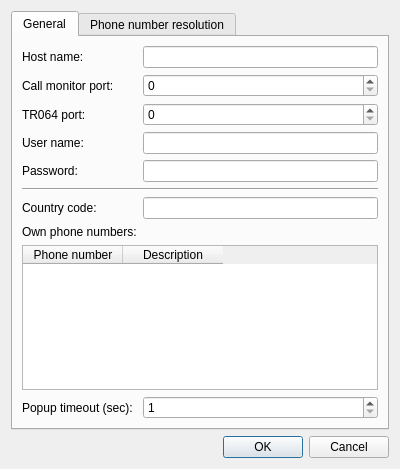
<?xml version="1.0" encoding="UTF-8"?>
<ui version="4.0">
 <class>SettingsDialog</class>
 <widget class="QDialog" name="SettingsDialog">
  <property name="geometry">
   <rect>
    <x>0</x>
    <y>0</y>
    <width>400</width>
    <height>469</height>
   </rect>
  </property>
  <property name="windowTitle">
   <string>Settings</string>
  </property>
  <property name="windowIcon">
   <iconset>
    <normalon>:/fritzcallindicator.png</normalon>
   </iconset>
  </property>
  <property name="locale">
   <locale language="English" country="UnitedKingdom"/>
  </property>
  <layout class="QVBoxLayout" name="verticalLayout_2">
   <item>
    <widget class="QTabWidget" name="tabWidget">
     <property name="currentIndex">
      <number>0</number>
     </property>
     <widget class="QWidget" name="tab_general">
      <attribute name="title">
       <string>General</string>
      </attribute>
      <layout class="QFormLayout" name="formLayout_2">
       <item row="0" column="0">
        <widget class="QLabel" name="lblHost">
         <property name="text">
          <string>Host name:</string>
         </property>
        </widget>
       </item>
       <item row="0" column="1">
        <widget class="QLineEdit" name="lineEditHost">
         <property name="text">
          <string/>
         </property>
         <property name="maxLength">
          <number>30</number>
         </property>
        </widget>
       </item>
       <item row="1" column="0">
        <widget class="QLabel" name="lblCallMonitorPort">
         <property name="text">
          <string>Call monitor port:</string>
         </property>
        </widget>
       </item>
       <item row="1" column="1">
        <widget class="QSpinBox" name="spinBoxCallMonitorPort">
         <property name="maximum">
          <number>9999</number>
         </property>
         <property name="value">
          <number>0</number>
         </property>
        </widget>
       </item>
       <item row="2" column="0">
        <widget class="QLabel" name="lblCallTR064Port">
         <property name="text">
          <string>TR064 port:</string>
         </property>
        </widget>
       </item>
       <item row="2" column="1">
        <widget class="QSpinBox" name="spinBoxTR064Port">
         <property name="maximum">
          <number>99999</number>
         </property>
        </widget>
       </item>
       <item row="3" column="0">
        <widget class="QLabel" name="lblUserName">
         <property name="text">
          <string>User name:</string>
         </property>
        </widget>
       </item>
       <item row="3" column="1">
        <widget class="QLineEdit" name="lineEditUserName">
         <property name="toolTip">
          <string>FRITZ!Box user with call list and phonebook access</string>
         </property>
        </widget>
       </item>
       <item row="4" column="0">
        <widget class="QLabel" name="lblPassword">
         <property name="text">
          <string>Password:</string>
         </property>
        </widget>
       </item>
       <item row="4" column="1">
        <widget class="QLineEdit" name="lineEditPassword">
         <property name="toolTip">
          <string>Attention: Password is not encrypted!</string>
         </property>
         <property name="echoMode">
          <enum>QLineEdit::EchoMode::Password</enum>
         </property>
        </widget>
       </item>
       <item row="5" column="0" colspan="2">
        <widget class="Line" name="line">
         <property name="orientation">
          <enum>Qt::Orientation::Horizontal</enum>
         </property>
        </widget>
       </item>
       <item row="6" column="0">
        <widget class="QLabel" name="lblCountryCode">
         <property name="text">
          <string>Country code:</string>
         </property>
        </widget>
       </item>
       <item row="6" column="1">
        <widget class="QLineEdit" name="lineEditCountryCode">
         <property name="text">
          <string/>
         </property>
        </widget>
       </item>
       <item row="7" column="0">
        <widget class="QLabel" name="lblOwnNumbers">
         <property name="text">
          <string>Own phone numbers:</string>
         </property>
        </widget>
       </item>
       <item row="8" column="0" colspan="2">
        <widget class="QTableWidget" name="tableOwnNumbers">
         <property name="alternatingRowColors">
          <bool>true</bool>
         </property>
         <property name="wordWrap">
          <bool>false</bool>
         </property>
         <property name="cornerButtonEnabled">
          <bool>false</bool>
         </property>
         <attribute name="horizontalHeaderHighlightSections">
          <bool>false</bool>
         </attribute>
         <attribute name="verticalHeaderVisible">
          <bool>false</bool>
         </attribute>
         <column>
          <property name="text">
           <string>Phone number</string>
          </property>
         </column>
         <column>
          <property name="text">
           <string>Description</string>
          </property>
         </column>
        </widget>
       </item>
       <item row="9" column="0">
        <widget class="QLabel" name="lblTimeout">
         <property name="text">
          <string>Popup timeout (sec):</string>
         </property>
        </widget>
       </item>
       <item row="9" column="1">
        <widget class="QSpinBox" name="spinBoxTimeout">
         <property name="minimum">
          <number>1</number>
         </property>
         <property name="maximum">
          <number>20</number>
         </property>
         <property name="value">
          <number>1</number>
         </property>
        </widget>
       </item>
      </layout>
     </widget>
     <widget class="QWidget" name="tab_resolver">
      <attribute name="title">
       <string>Phone number resolution</string>
      </attribute>
      <layout class="QFormLayout" name="formLayout">
       <item row="0" column="0">
        <widget class="QLabel" name="lblTbAddressbooks">
         <property name="text">
          <string>Thunderbird address books:</string>
         </property>
        </widget>
       </item>
       <item row="1" column="0" colspan="2">
        <widget class="QListView" name="listView_TbAddressbooks"/>
       </item>
       <item row="2" column="0" colspan="2">
        <layout class="QHBoxLayout" name="horizontalLayout">
         <item>
          <widget class="QToolButton" name="toolButton_AddTbAddressbook">
           <property name="toolTip">
            <string>Add Thunderbird address book</string>
           </property>
           <property name="text">
            <string notr="true"/>
           </property>
           <property name="icon">
            <iconset theme="QIcon::ThemeIcon::ListAdd"/>
           </property>
          </widget>
         </item>
         <item>
          <widget class="QToolButton" name="toolButton_RemoveTbAddressbook">
           <property name="toolTip">
            <string>Remove selected Thunderbird address book</string>
           </property>
           <property name="text">
            <string notr="true"/>
           </property>
           <property name="icon">
            <iconset theme="QIcon::ThemeIcon::ListRemove"/>
           </property>
          </widget>
         </item>
        </layout>
       </item>
       <item row="3" column="0" colspan="2">
        <widget class="Line" name="line_2">
         <property name="orientation">
          <enum>Qt::Orientation::Horizontal</enum>
         </property>
        </widget>
       </item>
       <item row="4" column="0">
        <widget class="QLabel" name="lblOnlineREsolvers">
         <property name="text">
          <string>Online number resolution:</string>
         </property>
        </widget>
       </item>
       <item row="5" column="0" colspan="2">
        <widget class="QTableWidget" name="tableOnlineResolvers">
         <property name="editTriggers">
          <set>QAbstractItemView::EditTrigger::NoEditTriggers</set>
         </property>
         <property name="alternatingRowColors">
          <bool>true</bool>
         </property>
         <property name="selectionMode">
          <enum>QAbstractItemView::SelectionMode::NoSelection</enum>
         </property>
         <property name="wordWrap">
          <bool>false</bool>
         </property>
         <property name="cornerButtonEnabled">
          <bool>false</bool>
         </property>
         <attribute name="horizontalHeaderHighlightSections">
          <bool>false</bool>
         </attribute>
         <attribute name="verticalHeaderVisible">
          <bool>false</bool>
         </attribute>
         <column>
          <property name="text">
           <string notr="true"/>
          </property>
         </column>
         <column>
          <property name="text">
           <string>Online Service</string>
          </property>
         </column>
         <column>
          <property name="text">
           <string>Country</string>
          </property>
         </column>
        </widget>
       </item>
      </layout>
     </widget>
    </widget>
   </item>
   <item>
    <widget class="QDialogButtonBox" name="buttonBox">
     <property name="orientation">
      <enum>Qt::Orientation::Horizontal</enum>
     </property>
     <property name="standardButtons">
      <set>QDialogButtonBox::StandardButton::Cancel|QDialogButtonBox::StandardButton::Ok</set>
     </property>
    </widget>
   </item>
  </layout>
 </widget>
 <resources/>
 <connections/>
</ui>
